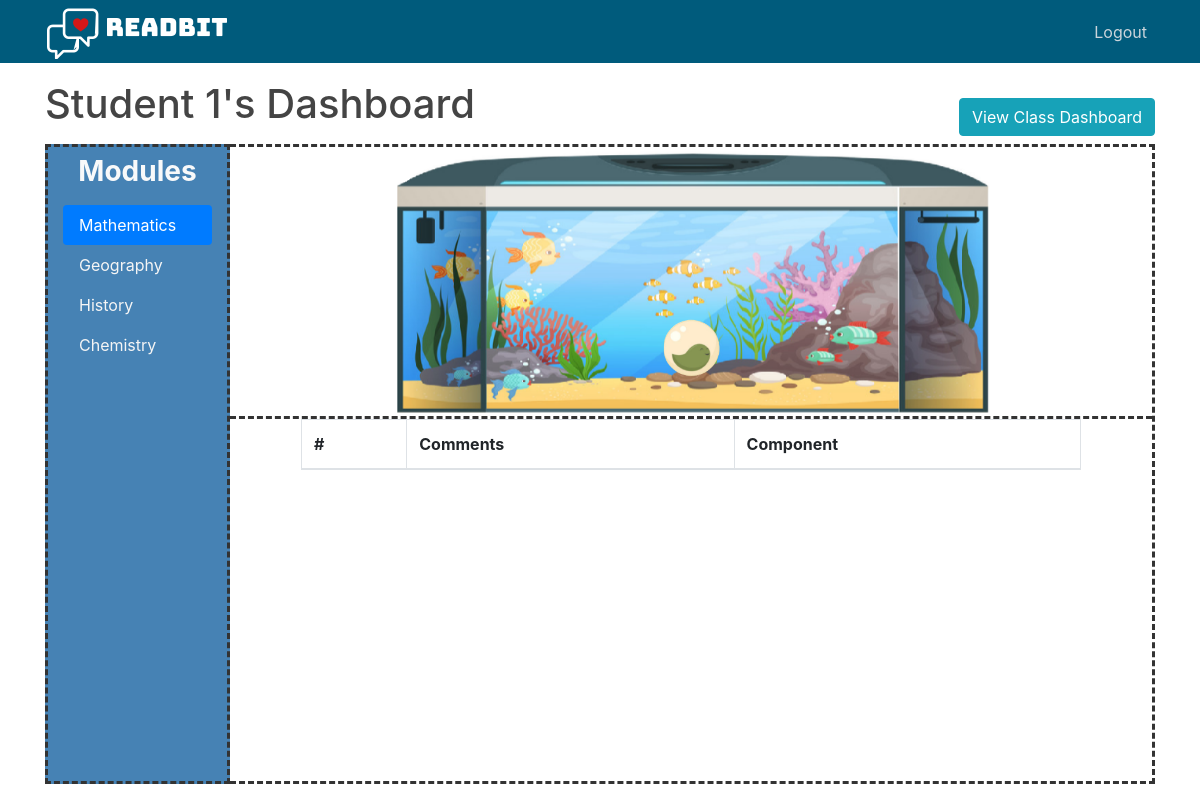
Page /student_dashboard (signed in) on the committed database.
### readbit/models.py (models this page shows, shortened)
class User(db.Model, UserMixin):
    __tablename__ = 'user'
    id = db.Column(db.Integer, primary_key=True)
    username = db.Column(db.String(20), unique=False, nullable=False)
    email = db.Column(db.String(120), unique=True, nullable=False)
    password = db.Column(db.String(60), nullable=False)
    type = db.Column(db.String(10), nullable=False, default='student')
    mod_list = db.relationship('Module', secondary=mod_list, lazy='subquery')
    __mapper_args__ = {
        'polymorphic_on': type,
        'polymorphic_identity': 'user'
    }

class Instructor(User):
    class_list = db.relationship('ModuleClass', secondary=class_list, lazy='subquery',
                                 backref=db.backref('instructors', lazy=True))
    __mapper_args__ = {
        'polymorphic_identity': 'instructor'
    }

class Module(db.Model):
    __tablename__ = 'module'
    id = db.Column(db.Integer, primary_key=True)
    mod_name = db.Column(db.String(100), unique=True, nullable=False)
    class_list = db.relationship('ModuleClass', backref='module', lazy=True)
    comp_list = db.relationship('MainComp', backref='module', lazy=True)

### readbit/routes.py (the view)
@app.route('/student_dashboard')
def student_dashboard():
    modid = request.args.get('mod_id')
    if modid:
        module = Module.query.filter_by(id=modid).first()
    else:
        module = current_user.mod_list[0]
    frog_img, comments = iStudent.viewDashboard(current_user, module)
    return render_template('student_dashboard.html', title='Student Dashboard', frog_img=frog_img,
                           comments=comments, mod_id=module.id)

### readbit/models.py (called while the page is built)
@login_manager.user_loader
def load_user(user_id):
    return User.query.get(int(user_id))

    @staticmethod
    def viewDashboard(student, module):
        for frog in student.frog_list:
            if frog.mod_name == module.mod_name:
                frog_state = url_for('static', filename=f'{frog.frog_state}.png')
                break
        comments = []
        for feedback in student.feedback_list:
            if feedback.mod_name == module.mod_name and feedback.comment is not None:
                comments.append({'comment': feedback.comment, 'component': feedback.component.name})
        return frog_state, comments

### readbit/templates/student_dashboard.html (shortened to what this page needs)
{% extends "layout.html" %}
{% block content %}
<link rel="stylesheet" type="text/css" href="{{ url_for('static', filename='student_dashboard.css') }}">
<div class="row m-0 mb-2" id="header_row">
    <h1>{{ current_user.username }}'s Dashboard</h1>
    <a href="{{ url_for('class_dashboard', mod_id=mod_id)}}" class="btn btn-info" id="view_class_dashboard_btn">View Class Dashboard</a>
</div>
<div class="container overflow-hidden">
    <div class="row">
        <div class="col-sm-2" id="student_dashboard_nav">
            <h3 class="text-center mt-2 mb-3 font-weight-bold text-light">Modules</h3>
            <div class="nav flex-column nav-pills" id="v-pills-tab" role="tablist" aria-orientation="vertical"
                 id="mod_list_pills">
                {% for module in current_user.mod_list %}
                {% if module.id == mod_id %}
                <a class="nav-link active" id="module{{module.id}}" href="{{ url_for('student_dashboard', mod_id=module.id)}}"
                   role="tab" aria-controls="v-pills-home" aria-selected="true">{{ module.mod_name }}</a>
                {% else %}
                <a class="nav-link" id="module{{module.id}}" href="{{ url_for('student_dashboard', mod_id=module.id)}}"
                   role="tab" aria-controls="v-pills-home" aria-selected="false">{{ module.mod_name }}</a>
                {% endif %}
                {% endfor %}
            </div>
        </div>
        <div class="col-sm-10" id="student_dashboard_right_col">
            <div class="row" id="student_tank_row">
                <img class="responsive" src="{{ frog_img }}"  alt="{{ student_frog_state }}" id="student_dashboard_frog" width=""/>
            </div>
            <div class="row" id="student_dashboard_table_row">
                <div class="table-wrapper-scroll-y my-custom-scrollbar table-responsive" id="table_div">
                    <table class="table table-bordered table-striped mb-0">
                        <thead>
                        <tr>
                            <th scope="col">#</th>
                            <th scope="col">Comments</th>
                            <th scope="col">Component</th>
                        </tr>
                        </thead>
                    </table>
                </div>
            </div>
        </div>
    </div>
</div>
{% endblock content %}

### readbit/static/main.css (style rules this page uses)
body { background: #ffffff; color: #333333; margin-top: 5rem; }
h1, h2, h3, h4, h5, h6 { color: #444444; }

### readbit/static/student_dashboard.css (style rules this page uses)
#header_row { justify-content: space-between; display: flex; height: 100%; }
#view_class_dashboard_btn { display: inline-block; align-self: flex-end; }
#student_tank_row { justify-content: center; }
#student_dashboard_nav { background-color: steelblue; border-style: dashed; }
.nav-link { color:whitesmoke; }
#student_dashboard_right_col { border-style:dashed; border-left: none; height: 80vh; }
#student_tank_row { border-bottom: dashed; }
.my-custom-scrollbar { position: relative; height: 45vh; overflow: auto; }
.table-wrapper-scroll-y { display: block; }
#student_dashboard_table_row { justify-content: center; overflow: hidden; }
#table_div { width: 65vw; }
#student_dashboard_frog { position:absolute; padding-top: 170px; height: auto; width:8% }

### rows in the picture
Instructor: username "Student 1"
Module: mod_name "Mathematics"
Module: mod_name "Geography"
Module: mod_name "History"
Module: mod_name "Chemistry"
